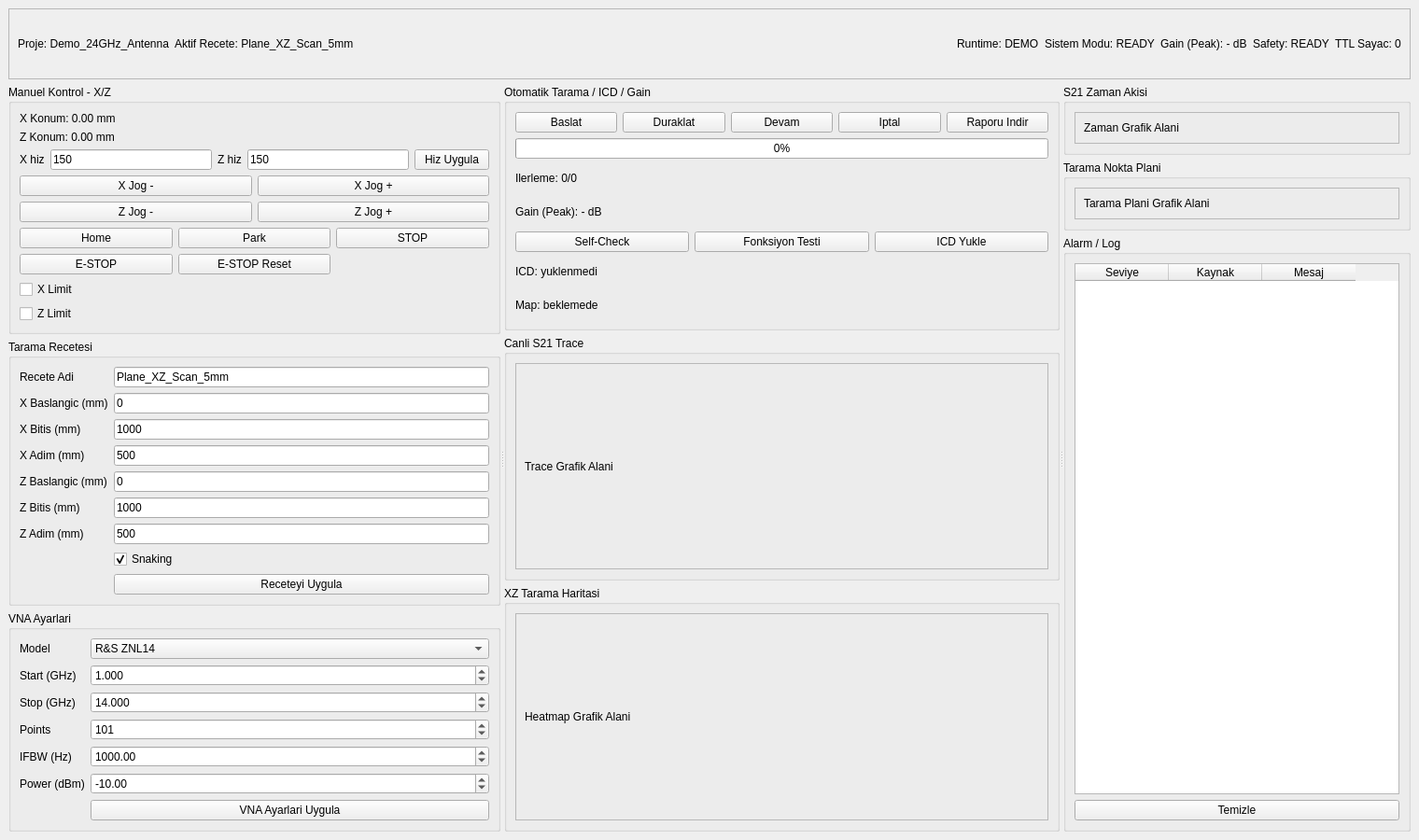
<?xml version="1.0" encoding="UTF-8"?>
<ui version="4.0">
 <class>MainWindow</class>
 <widget class="QMainWindow" name="MainWindow">
  <property name="geometry">
   <rect>
    <x>0</x>
    <y>0</y>
    <width>1520</width>
    <height>900</height>
   </rect>
  </property>
  <property name="windowTitle">
   <string>XZ Pozisyoner Ana Kontrol - Full UI</string>
  </property>
  <widget class="QWidget" name="centralwidget">
   <layout class="QVBoxLayout" name="rootLayout">
    <item>
     <widget class="QFrame" name="topbarFrame">
      <property name="frameShape"><enum>QFrame::StyledPanel</enum></property>
      <layout class="QHBoxLayout" name="topbarLayout">
       <item><widget class="QLabel" name="projectLabel"><property name="text"><string>Proje: Demo_24GHz_Antenna</string></property></widget></item>
       <item><widget class="QLabel" name="recipeLabel"><property name="text"><string>Aktif Recete: Plane_XZ_Scan_5mm</string></property></widget></item>
       <item><spacer name="topSpacer"><property name="orientation"><enum>Qt::Horizontal</enum></property><property name="sizeHint" stdset="0"><size><width>40</width><height>20</height></size></property></spacer></item>
       <item><widget class="QLabel" name="runtimeLabel"><property name="text"><string>Runtime: DEMO</string></property></widget></item>
       <item><widget class="QLabel" name="modeLabel"><property name="text"><string>Sistem Modu: READY</string></property></widget></item>
       <item><widget class="QLabel" name="gainLabel"><property name="text"><string>Gain (Peak): - dB</string></property></widget></item>
       <item><widget class="QLabel" name="safetyLabel"><property name="text"><string>Safety: READY</string></property></widget></item>
       <item><widget class="QLabel" name="ttlLabel"><property name="text"><string>TTL Sayac: 0</string></property></widget></item>
      </layout>
     </widget>
    </item>
    <item>
     <widget class="QSplitter" name="mainSplitter">
      <property name="orientation"><enum>Qt::Horizontal</enum></property>
      <widget class="QWidget" name="leftColumn">
       <layout class="QVBoxLayout" name="leftLayout">
        <item>
         <widget class="QGroupBox" name="manualGroup">
          <property name="title"><string>Manuel Kontrol - X/Z</string></property>
          <layout class="QVBoxLayout" name="manualGroupLayout">
           <item><widget class="QLabel" name="xPosLabel"><property name="text"><string>X Konum: 0.00 mm</string></property></widget></item>
           <item><widget class="QLabel" name="zPosLabel"><property name="text"><string>Z Konum: 0.00 mm</string></property></widget></item>
           <item>
            <layout class="QHBoxLayout" name="speedLayout">
             <item><widget class="QLabel" name="xSpeedText"><property name="text"><string>X hiz</string></property></widget></item>
             <item><widget class="QLineEdit" name="xSpeedLineEdit"><property name="text"><string>150</string></property></widget></item>
             <item><widget class="QLabel" name="zSpeedText"><property name="text"><string>Z hiz</string></property></widget></item>
             <item><widget class="QLineEdit" name="zSpeedLineEdit"><property name="text"><string>150</string></property></widget></item>
             <item><widget class="QPushButton" name="applySpeedButton"><property name="text"><string>Hiz Uygula</string></property></widget></item>
            </layout>
           </item>
           <item>
            <layout class="QGridLayout" name="jogLayout">
             <item row="0" column="0"><widget class="QPushButton" name="jogXmButton"><property name="text"><string>X Jog -</string></property></widget></item>
             <item row="0" column="1"><widget class="QPushButton" name="jogXpButton"><property name="text"><string>X Jog +</string></property></widget></item>
             <item row="1" column="0"><widget class="QPushButton" name="jogZmButton"><property name="text"><string>Z Jog -</string></property></widget></item>
             <item row="1" column="1"><widget class="QPushButton" name="jogZpButton"><property name="text"><string>Z Jog +</string></property></widget></item>
            </layout>
           </item>
           <item>
            <layout class="QGridLayout" name="manualCmdLayout">
             <item row="0" column="0"><widget class="QPushButton" name="homeButton"><property name="text"><string>Home</string></property></widget></item>
             <item row="0" column="1"><widget class="QPushButton" name="parkButton"><property name="text"><string>Park</string></property></widget></item>
             <item row="0" column="2"><widget class="QPushButton" name="stopButton"><property name="text"><string>STOP</string></property></widget></item>
             <item row="1" column="0"><widget class="QPushButton" name="estopButton"><property name="text"><string>E-STOP</string></property></widget></item>
             <item row="1" column="1"><widget class="QPushButton" name="estopResetButton"><property name="text"><string>E-STOP Reset</string></property></widget></item>
            </layout>
           </item>
           <item><widget class="QCheckBox" name="xLimitCheckBox"><property name="text"><string>X Limit</string></property></widget></item>
           <item><widget class="QCheckBox" name="zLimitCheckBox"><property name="text"><string>Z Limit</string></property></widget></item>
          </layout>
         </widget>
        </item>
        <item>
         <widget class="QGroupBox" name="recipeGroup">
          <property name="title"><string>Tarama Recetesi</string></property>
          <layout class="QFormLayout" name="recipeFormLayout">
           <item row="0" column="0"><widget class="QLabel" name="label_recipeName"><property name="text"><string>Recete Adi</string></property></widget></item>
           <item row="0" column="1"><widget class="QLineEdit" name="recipeNameLineEdit"><property name="text"><string>Plane_XZ_Scan_5mm</string></property></widget></item>
           <item row="1" column="0"><widget class="QLabel" name="label_xStart"><property name="text"><string>X Baslangic (mm)</string></property></widget></item>
           <item row="1" column="1"><widget class="QLineEdit" name="xStartLineEdit"><property name="text"><string>0</string></property></widget></item>
           <item row="2" column="0"><widget class="QLabel" name="label_xStop"><property name="text"><string>X Bitis (mm)</string></property></widget></item>
           <item row="2" column="1"><widget class="QLineEdit" name="xStopLineEdit"><property name="text"><string>1000</string></property></widget></item>
           <item row="3" column="0"><widget class="QLabel" name="label_xStep"><property name="text"><string>X Adim (mm)</string></property></widget></item>
           <item row="3" column="1"><widget class="QLineEdit" name="xStepLineEdit"><property name="text"><string>500</string></property></widget></item>
           <item row="4" column="0"><widget class="QLabel" name="label_zStart"><property name="text"><string>Z Baslangic (mm)</string></property></widget></item>
           <item row="4" column="1"><widget class="QLineEdit" name="zStartLineEdit"><property name="text"><string>0</string></property></widget></item>
           <item row="5" column="0"><widget class="QLabel" name="label_zStop"><property name="text"><string>Z Bitis (mm)</string></property></widget></item>
           <item row="5" column="1"><widget class="QLineEdit" name="zStopLineEdit"><property name="text"><string>1000</string></property></widget></item>
           <item row="6" column="0"><widget class="QLabel" name="label_zStep"><property name="text"><string>Z Adim (mm)</string></property></widget></item>
           <item row="6" column="1"><widget class="QLineEdit" name="zStepLineEdit"><property name="text"><string>500</string></property></widget></item>
           <item row="7" column="1"><widget class="QCheckBox" name="snakingCheckBox"><property name="text"><string>Snaking</string></property><property name="checked"><bool>true</bool></property></widget></item>
           <item row="8" column="1"><widget class="QPushButton" name="applyRecipeButton"><property name="text"><string>Receteyi Uygula</string></property></widget></item>
          </layout>
         </widget>
        </item>
        <item>
         <widget class="QGroupBox" name="vnaSettingsGroup">
          <property name="title"><string>VNA Ayarlari</string></property>
          <layout class="QFormLayout" name="vnaFormLayout">
           <item row="0" column="0"><widget class="QLabel" name="label_vnaModel"><property name="text"><string>Model</string></property></widget></item>
           <item row="0" column="1"><widget class="QComboBox" name="vnaModelCombo"><item><property name="text"><string>R&amp;S ZNL14</string></property></item><item><property name="text"><string>Keysight N9917B</string></property></item></widget></item>
           <item row="1" column="0"><widget class="QLabel" name="label_vnaStart"><property name="text"><string>Start (GHz)</string></property></widget></item>
           <item row="1" column="1"><widget class="QDoubleSpinBox" name="vnaStartSpin"><property name="decimals"><number>3</number></property><property name="minimum"><double>0.001000000000000</double></property><property name="maximum"><double>50.000000000000000</double></property><property name="value"><double>1.000000000000000</double></property></widget></item>
           <item row="2" column="0"><widget class="QLabel" name="label_vnaStop"><property name="text"><string>Stop (GHz)</string></property></widget></item>
           <item row="2" column="1"><widget class="QDoubleSpinBox" name="vnaStopSpin"><property name="decimals"><number>3</number></property><property name="minimum"><double>0.001000000000000</double></property><property name="maximum"><double>50.000000000000000</double></property><property name="value"><double>14.000000000000000</double></property></widget></item>
           <item row="3" column="0"><widget class="QLabel" name="label_vnaPoints"><property name="text"><string>Points</string></property></widget></item>
           <item row="3" column="1"><widget class="QSpinBox" name="vnaPointsSpin"><property name="minimum"><number>11</number></property><property name="maximum"><number>4001</number></property><property name="value"><number>101</number></property></widget></item>
           <item row="4" column="0"><widget class="QLabel" name="label_vnaIfbw"><property name="text"><string>IFBW (Hz)</string></property></widget></item>
           <item row="4" column="1"><widget class="QDoubleSpinBox" name="vnaIfbwSpin"><property name="minimum"><double>1.000000000000000</double></property><property name="maximum"><double>1000000.000000000000000</double></property><property name="value"><double>1000.000000000000000</double></property></widget></item>
           <item row="5" column="0"><widget class="QLabel" name="label_vnaPower"><property name="text"><string>Power (dBm)</string></property></widget></item>
           <item row="5" column="1"><widget class="QDoubleSpinBox" name="vnaPowerSpin"><property name="minimum"><double>-60.000000000000000</double></property><property name="maximum"><double>20.000000000000000</double></property><property name="value"><double>-10.000000000000000</double></property></widget></item>
           <item row="6" column="1"><widget class="QPushButton" name="applyVnaButton"><property name="text"><string>VNA Ayarlari Uygula</string></property></widget></item>
          </layout>
         </widget>
        </item>
       </layout>
      </widget>
      <widget class="QWidget" name="centerColumn">
       <layout class="QVBoxLayout" name="centerLayout">
        <item>
         <widget class="QGroupBox" name="scanControlGroup">
          <property name="title"><string>Otomatik Tarama / ICD / Gain</string></property>
          <layout class="QVBoxLayout" name="scanControlLayout">
           <item>
            <layout class="QHBoxLayout" name="scanButtonsLayout">
             <item><widget class="QPushButton" name="startScanButton"><property name="text"><string>Baslat</string></property></widget></item>
             <item><widget class="QPushButton" name="pauseScanButton"><property name="text"><string>Duraklat</string></property></widget></item>
             <item><widget class="QPushButton" name="resumeScanButton"><property name="text"><string>Devam</string></property></widget></item>
             <item><widget class="QPushButton" name="abortScanButton"><property name="text"><string>Iptal</string></property></widget></item>
             <item><widget class="QPushButton" name="downloadReportButton"><property name="text"><string>Raporu Indir</string></property></widget></item>
            </layout>
           </item>
           <item><widget class="QProgressBar" name="scanProgressBar"><property name="value"><number>0</number></property></widget></item>
           <item><widget class="QLabel" name="progressLabel"><property name="text"><string>Ilerleme: 0/0</string></property></widget></item>
           <item><widget class="QLabel" name="gainSideLabel"><property name="text"><string>Gain (Peak): - dB</string></property></widget></item>
           <item>
            <layout class="QHBoxLayout" name="scanToolsLayout">
             <item><widget class="QPushButton" name="selfCheckButton"><property name="text"><string>Self-Check</string></property></widget></item>
             <item><widget class="QPushButton" name="functionTestButton"><property name="text"><string>Fonksiyon Testi</string></property></widget></item>
             <item><widget class="QPushButton" name="loadIcdButton"><property name="text"><string>ICD Yukle</string></property></widget></item>
            </layout>
           </item>
           <item><widget class="QLabel" name="icdPathLabel"><property name="text"><string>ICD: yuklenmedi</string></property></widget></item>
           <item><widget class="QLabel" name="icdMapLabel"><property name="text"><string>Map: beklemede</string></property></widget></item>
          </layout>
         </widget>
        </item>
        <item>
         <widget class="QGroupBox" name="traceGroup">
          <property name="title"><string>Canli S21 Trace</string></property>
          <layout class="QVBoxLayout" name="traceLayout">
           <item><widget class="QFrame" name="tracePlaceholderFrame"><property name="frameShape"><enum>QFrame::StyledPanel</enum></property><layout class="QVBoxLayout" name="tracePlaceholderLayout"><item><widget class="QLabel" name="tracePlaceholderLabel"><property name="text"><string>Trace Grafik Alani</string></property></widget></item></layout></widget></item>
          </layout>
         </widget>
        </item>
        <item>
         <widget class="QGroupBox" name="heatmapGroup">
          <property name="title"><string>XZ Tarama Haritasi</string></property>
          <layout class="QVBoxLayout" name="heatmapLayout">
           <item><widget class="QFrame" name="heatmapPlaceholderFrame"><property name="frameShape"><enum>QFrame::StyledPanel</enum></property><layout class="QVBoxLayout" name="heatmapPlaceholderLayout"><item><widget class="QLabel" name="heatmapPlaceholderLabel"><property name="text"><string>Heatmap Grafik Alani</string></property></widget></item></layout></widget></item>
          </layout>
         </widget>
        </item>
       </layout>
      </widget>
      <widget class="QWidget" name="rightColumn">
       <layout class="QVBoxLayout" name="rightLayout">
        <item>
         <widget class="QGroupBox" name="timeSeriesGroup">
          <property name="title"><string>S21 Zaman Akisi</string></property>
          <layout class="QVBoxLayout" name="timeSeriesLayout">
           <item><widget class="QFrame" name="timePlaceholderFrame"><property name="frameShape"><enum>QFrame::StyledPanel</enum></property><layout class="QVBoxLayout" name="timePlaceholderLayout"><item><widget class="QLabel" name="timePlaceholderLabel"><property name="text"><string>Zaman Grafik Alani</string></property></widget></item></layout></widget></item>
          </layout>
         </widget>
        </item>
        <item>
         <widget class="QGroupBox" name="scanPlanGroup">
          <property name="title"><string>Tarama Nokta Plani</string></property>
          <layout class="QVBoxLayout" name="scanPlanLayout">
           <item><widget class="QFrame" name="scanPlanPlaceholderFrame"><property name="frameShape"><enum>QFrame::StyledPanel</enum></property><layout class="QVBoxLayout" name="scanPlanPlaceholderLayout"><item><widget class="QLabel" name="scanPlanPlaceholderLabel"><property name="text"><string>Tarama Plani Grafik Alani</string></property></widget></item></layout></widget></item>
          </layout>
         </widget>
        </item>
        <item>
         <widget class="QGroupBox" name="alarmLogGroup">
          <property name="title"><string>Alarm / Log</string></property>
          <layout class="QVBoxLayout" name="alarmLogLayout">
           <item><widget class="QTableWidget" name="logTable"><column><property name="text"><string>Seviye</string></property></column><column><property name="text"><string>Kaynak</string></property></column><column><property name="text"><string>Mesaj</string></property></column></widget></item>
           <item><widget class="QPushButton" name="clearLogButton"><property name="text"><string>Temizle</string></property></widget></item>
          </layout>
         </widget>
        </item>
       </layout>
      </widget>
     </widget>
    </item>
   </layout>
  </widget>
 </widget>
 <resources/>
 <connections/>
</ui>
